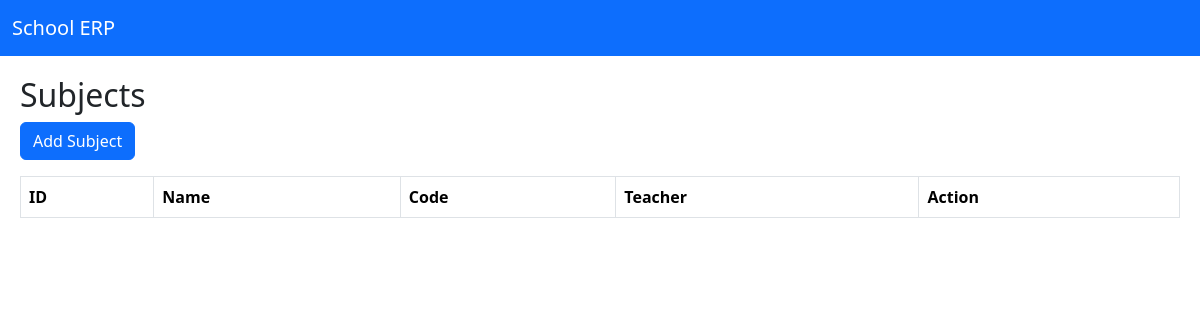
Before: /subjects/ with the older database file.
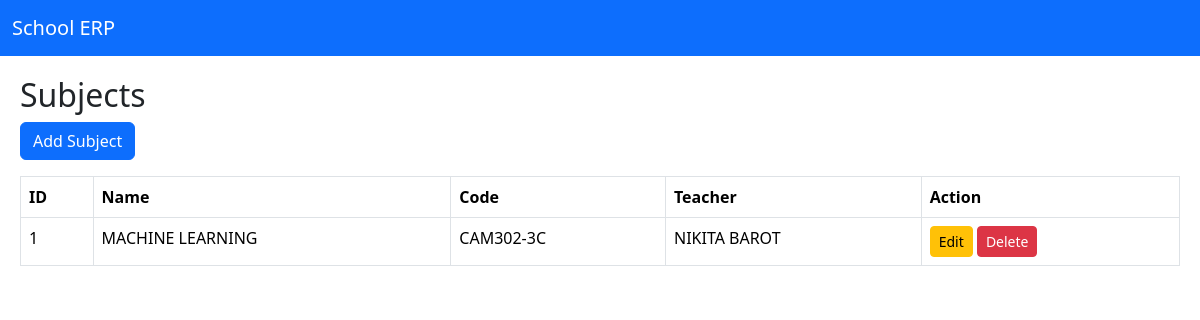
After: the same page with the newer database file.
### subjects/models.py (models this page shows, shortened)
class Subject(models.Model):
    name = models.CharField(
        max_length=100,
        unique=True
        )
    code = models.CharField(
        max_length=9,
        unique=True
    )
    teacher = models.ForeignKey(
        Teacher,
        on_delete=models.SET_NULL,
        null=True,
        blank=True
    )

### teachers/models.py (models this page shows, shortened)
class Teacher(models.Model):
    user = models.OneToOneField(
        User,
        on_delete=models.CASCADE
    )
    teacher_id = models.CharField(
        max_length=10,
        unique=True
    )
    name = models.CharField(max_length=100)
    email = models.EmailField(unique=True)
    mobile = models.CharField(max_length=10 , unique=True)
    date_of_joining = models.DateField(null=True, blank=True)
    address = models.TextField()
    photo = models.ImageField(
        upload_to='teachers/',
        blank=True,
        null=True
    )
    def __str__(self):
        return self.name

### subjects/views.py (the view)
# urls.py: path('', views.subject_list, name='subject_list'),
def subject_list(request):
    subjects = Subject.objects.all()
    context = {
        'subjects' : subjects
    }
    return render(request, 'subjects/subject_list.html', context)

### templates/subjects/subject_list.html (shortened to what this page needs)
{% extends 'base.html' %}
{% block content %}
<h2>Subjects</h2>
<a href="{% url 'subject_add' %}"
   class="btn btn-primary mb-3">
    Add Subject
</a>
<table class="table table-bordered">
    <tr>
        <th>ID</th>
        <th>Name</th>
        <th>Code</th>
        <th>Teacher</th>
        <th>Action</th>
    </tr>
    {% for subject in subjects %}
    <tr>
        <td>{{ subject.id }}</td>
        <td>{{ subject.name }}</td>
        <td>{{ subject.code }}</td>
        <td>{{ subject.teacher }}</td>
        <td>
            <a href="{% url 'subject_update' subject.id %}"
               class="btn btn-warning btn-sm">
                Edit
            </a>
            <a href="{% url 'subject_delete' subject.id %}"
               class="btn btn-danger btn-sm">
                Delete
            </a>
        </td>
    </tr>
    {% endfor %}
</table>
{% endblock %}

Changed rows visible on the page:
added Subject: id "1", name "MACHINE LEARNING", code "CAM302-3C", teacher "NIKITA BAROT"
